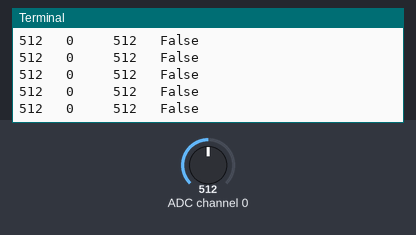
A program run on a simulated Raspberry Pi (BCM pin numbers). On the bench: the last lines printed to the terminal. The test bench sets the inputs (shaded band); at power-on: ADC channel 0 = 512 (analog values on the 0–1023 scale).

Above: at 5.0 s.
5.1 s: ADC channel 0 set to 716
At 5.9 s:
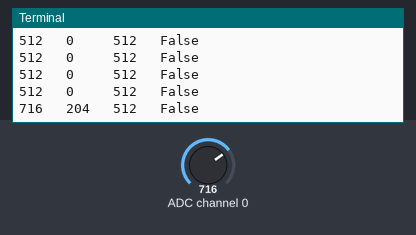
7.0 s: ADC channel 0 set to 1023
At 7.4 s:
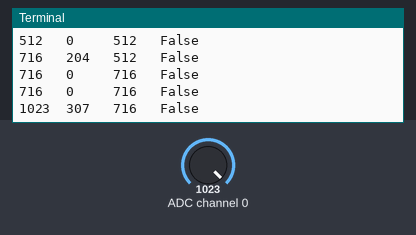
8.5 s: ADC channel 0 set to 0
At 9.4 s:
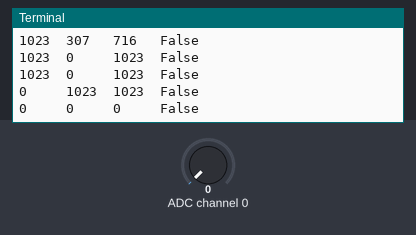
10.5 s: ADC channel 0 set to 17
At 10.9 s:
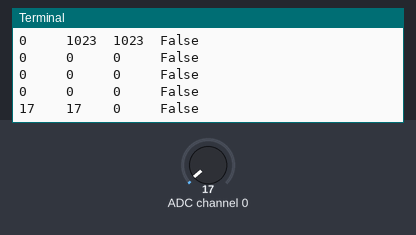
12.5 s: ADC channel 0 set to 122
At 12.9 s:
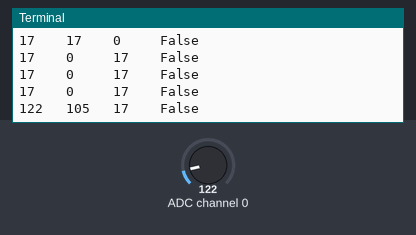
Timing chart, 0 to 15.0 s (numbered marks = the images above; inputs shaded):
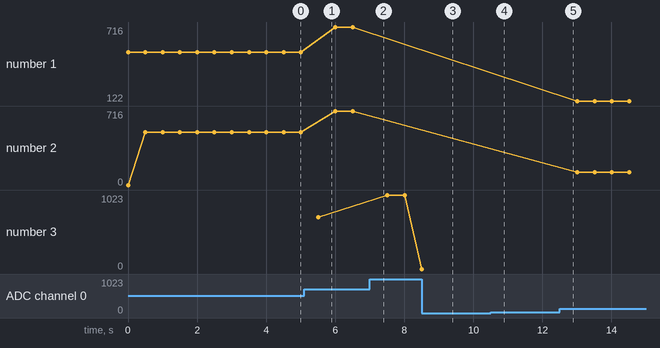

Measured:
- after the input at 5.1 s, the terminal: prints a new line after 0.41 s (image 1)
- after the input at 7.0 s, the terminal: prints a new line at once (image 2)
- after the input at 8.5 s, the terminal: prints a new line at once (image 3)
- after the input at 10.5 s, the terminal: prints a new line at once (image 4)
- after the input at 12.5 s, the terminal: prints a new line at once (image 5)
- plotted number 1: 512 → 716 after the input at 5.1 s, 716 → 122 after the input at 12.5 s
- plotted number 2: 512 → 716 after the input at 5.1 s, 716 → 122 after the input at 12.5 s
- plotted number 3: 716 → 1023 after the input at 7.0 s

The program:

ADC_test_read.py
```python
# Code adapted from the following source, then stripped down to use in
#  a controller, Django poll setting
# Written by Limor "Ladyada" Fried for Adafruit Industries, (c) 2015
# This code is released into the public domain

import time
import os
import RPi.GPIO as GPIO

GPIO.setmode(GPIO.BCM)
DEBUG = 1

# read SPI data from MCP3008 chip, 8 possible adc's (0 thru 7)
def readadc(adcnum, clockpin, mosipin, misopin, cspin):
        if ((adcnum > 7) or (adcnum < 0)):
                return -1
        GPIO.output(cspin, True)

        GPIO.output(clockpin, False)  # start clock low
        GPIO.output(cspin, False)     # bring CS low

        commandout = adcnum
        commandout |= 0x18  # start bit + single-ended bit
        commandout <<= 3    # we only need to send 5 bits here
        for i in range(5):
                if (commandout & 0x80):
                        GPIO.output(mosipin, True)
                else:
                        GPIO.output(mosipin, False)
                commandout <<= 1
                GPIO.output(clockpin, True)
                GPIO.output(clockpin, False)

        adcout = 0
        # read in one empty bit, one null bit and 10 ADC bits
        for i in range(12):
                GPIO.output(clockpin, True)
                GPIO.output(clockpin, False)
                adcout <<= 1
                if (GPIO.input(misopin)):
                        adcout |= 0x1

        GPIO.output(cspin, True)

        adcout >>= 1       # first bit is 'null' so drop it
        return adcout

# change these as desired - they're the pins connected from the
# SPI port on the ADC to the Cobbler
SPICLK = 18
SPIMISO = 23
SPIMOSI = 24
SPICS = 25

# set up the SPI interface pins
GPIO.setup(SPIMOSI, GPIO.OUT)
GPIO.setup(SPIMISO, GPIO.IN)
GPIO.setup(SPICLK, GPIO.OUT)
GPIO.setup(SPICS, GPIO.OUT)

# 10k trim pot connected to adc #0
potentiometer_adc = 0;

last_read = 0       # this keeps track of the last potentiometer value
tolerance = 5       # to keep from being jittery we'll only change
                    # volume when the pot has moved more than 5 'counts'

val_list = []
print("trim_pot    pot_adjust     last_read")
for iter in range(60):
        # we'll assume that the pot didn't move
        trim_pot_changed = False

        # read the analog pin
        trim_pot = readadc(potentiometer_adc, SPICLK, SPIMOSI, SPIMISO, SPICS)
        # how much has it changed since the last read?
        pot_adjust = abs(trim_pot - last_read)
        val_list.append(trim_pot)

        if DEBUG:
                print(str(trim_pot).ljust(6)+str(pot_adjust).ljust(6)+str(last_read).ljust(6) + str(trim_pot_changed))

        if ( pot_adjust > tolerance ):
               trim_pot_changed = True

        if ( trim_pot_changed ):
                last_read = trim_pot

        # hang out and do nothing for a half second
        time.sleep(0.5)

with open('output.txt', 'w') as the_file:
	the_file.write("\n".join(str(e) for e in val_list))
```
